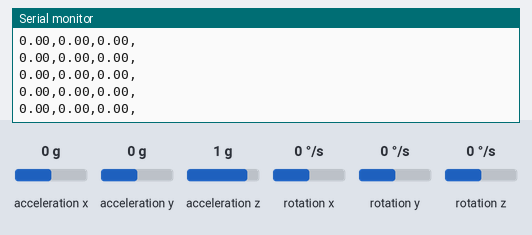
Bench run of a sketch on a simulated Teensy 4. Shown: the last lines printed to the serial monitor. Wiring (inferred from the names in the program): MPU-6050 motion sensor at I2C address 0x68. Inputs (shaded band) come from the test bench; at power-on: acceleration y 0 g, acceleration x 0 g, acceleration z 1 g, rotation x 0 °/s, rotation y 0 °/s, rotation z 0 °/s.

Above: at 1.4 s.
1.5 s: acceleration y set to -1.4 g
At 2.4 s:
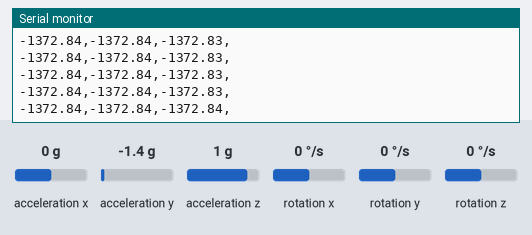
3.0 s: acceleration y set to -0.8 g
At 3.5 s:
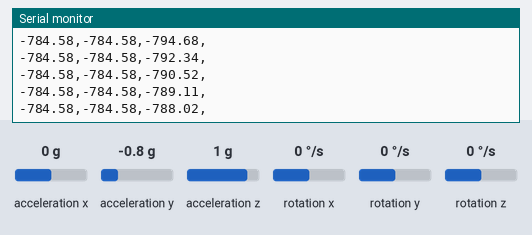
Timing chart, 0 to 6.0 s (numbered marks = the images above; inputs shaded):
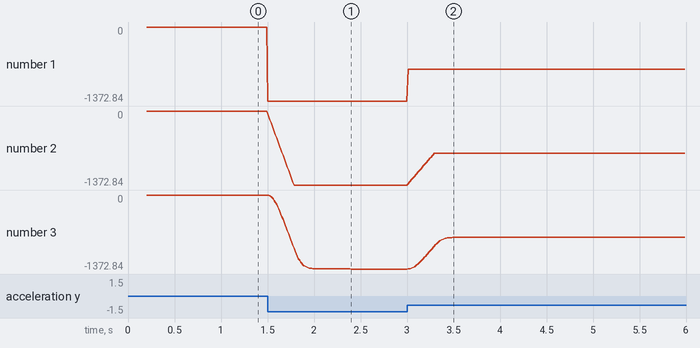

The sketch:

Test_Filtered_Mean.ino
```cpp
#include <Wire.h>
#include "GY521.h"

#define G_TO_CM2 980.665
#define NUM_READINGS 25
//#define G_TO_CM2 1
#define K 0.3
#define K2 K*K
#define K3 K2*K

GY521 sensor(0x68);

double accX, accY, accZ;

double F1X, F2X, F3X;
double F1Y, F2Y, F3Y;
double F1Z, F2Z, F3Z;
double old_F1X, old_F2X, old_F3X;
double old_F1Y, old_F2Y, old_F3Y;
double old_F1Z, old_F2Z, old_F3Z;

//Moyenne glissante accélération X
double readingsX[NUM_READINGS];
int readIndexX = 0;
double totalX = 0;

//Moyenne glissante accélération Y
double readingsY[NUM_READINGS];
int readIndexY = 0;
double totalY = 0;

//Moyenne glissante accélération Z
double readingsZ[NUM_READINGS];
int readIndexZ = 0;
double totalZ = 0;

double averageX, averageY, averageZ;

void setup_sensor() {
  delay(100);
  while (sensor.wakeup() == false)
  {
    Serial.print(millis());
    Serial.println("\tCould not connect to GY521");
    delay(1000);
  }
  sensor.setAccelSensitivity(2);  // 8g

  sensor.setThrottle();
  Serial.println("start...");

  // set calibration values from calibration sketch.
  sensor.axe = 0;
  sensor.aye = 0;
  sensor.aze = 0;
}

double smoothX() {
  double average;
  totalX = totalX - readingsX[readIndexX];
  readingsX[readIndexX] = accX * G_TO_CM2;
  totalX = totalX + readingsX[readIndexX];
  readIndexX = (readIndexX + 1) % NUM_READINGS;
  average = totalX / NUM_READINGS;
  return average;
}

double smoothY() {
  double average;
  totalY = totalY - readingsY[readIndexY];
  readingsY[readIndexY] = accY * G_TO_CM2;
  totalY = totalY + readingsY[readIndexY];
  readIndexY = (readIndexY + 1) % NUM_READINGS;
  average = totalY / NUM_READINGS;
  return average;
}

double smoothZ() {
  double average;
  totalZ = totalZ - readingsZ[readIndexZ];
  readingsZ[readIndexZ] = accZ * G_TO_CM2;
  totalZ = totalZ + readingsZ[readIndexZ];
  readIndexZ = (readIndexZ + 1) % NUM_READINGS;
  average = totalZ / NUM_READINGS;
  return average;
}

void setup() {
  Serial.begin(115200);
  Wire.begin();
  setup_sensor();
  delay(100); // Wait for sensor to stabilize

  sensor.read();
  accX = sensor.getAccelX();
  accY = sensor.getAccelY();
  accZ = sensor.getAccelZ();

  averageX = smoothX();
  averageY = smoothY();
  averageZ = smoothZ();

  F1X = K * averageX;
  F2X = (K - K2) * F1X + K2 * averageX;
  F3X = (K - K2) * F2X + (K2-K3) * F1X + K3 * averageX;

  F1Y = K * averageY;
  F2Y = (K - K2) * F1Y + K2 * averageY;
  F3Y = (K - K2) * F2Y + (K2-K3) * F1Y + K3 * averageY;

  F1Z = K * averageZ;
  F2Z = (K - K2) * F1Y + K2 * averageZ;
  F3Z = (K - K2) * F2Y + (K2-K3) * F1Z + K3 * averageZ;

  old_F1X = F1X;
  old_F2X = F2X;
  old_F3X = F3X;
  old_F1Y = F1Y;
  old_F2Y = F2Y;
  old_F3Y = F3Y;
  old_F1Z = F1Z;
  old_F2Z = F2Z;
  old_F3Z = F3Z;
}

void loop() {
  sensor.read();
  accX = sensor.getAccelX();
  accY = sensor.getAccelY();
  accZ = sensor.getAccelZ();

  averageX = smoothX();
  averageY = smoothY();
  averageZ = smoothZ();

  old_F1X = F1X;
  old_F2X = F2X;
  old_F3X = F3X;
  old_F1Y = F1Y;
  old_F2Y = F2Y;
  old_F3Y = F3Y;
  old_F1Z = F1Z;
  old_F2Z = F2Z;
  old_F3Z = F3Z;

  F1X = (1-K) * old_F1X + K * averageX;
  F2X = (1-K) * old_F2X + (K - K2) * old_F1X + K2 * averageX;
  F3X = (1-K) * old_F3X + (K - K2) * old_F2X + (K2-K3) * old_F1X + K3 * averageX;

  F1Y = (1-K) * old_F1Y + K * averageY;
  F2Y = (1-K) * old_F2Y + (K - K2) * old_F1Y + K2 * averageY;
  F3Y = (1-K) * old_F3Y + (K - K2) * old_F2Y + (K2-K3) * old_F1Y + K3 * averageY;

  F1Z = (1-K) * old_F1Z + K * averageZ;
  F2Z = (1-K) * old_F2Z + (K - K2) * old_F1Z + K2 * averageZ;
  F3Z = (1-K) * old_F3Z + (K - K2) * old_F2Z + (K2-K3) * old_F1Z + K3 * averageZ;

  /* Print Data */
  Serial.print(((accY))*G_TO_CM2);Serial.print(",");
  Serial.print(averageY);Serial.print(",");
  //Serial.print((F1Y));Serial.print(",");
  //Serial.print((F2Y));Serial.print(",");
  Serial.print((F3Y));Serial.print(",");
  Serial.print("\n");

  delay(10);
}
```

GY521.cpp
```cpp
// (licence header left out)
#include "GY521.h"

// keep register names in sync with BIG MPU6050 lib
#include "GY521_registers.h"

#define GY521_WAKEUP                 0x00

#define RAD2DEGREES                 (180.0 / PI)
#define RAW2DPS_FACTOR              (1.0 / 131.0)
#define RAW2G_FACTOR                (1.0 / 16384.0)


/////////////////////////////////////////////////////
//
// PUBLIC
//
GY521::GY521(uint8_t address, TwoWire *wire)
{
  _address = address;
  _wire    = wire;
  reset();
}


#if defined (ESP8266) || defined(ESP32)
bool GY521::begin(uint8_t sda, uint8_t scl)
{
  _wire->begin(sda, scl);
  if (isConnected())
  {
    return wakeup();
  }
  return false;
}
#endif


bool GY521::begin()
{
  _wire->begin();
  if (isConnected())
  {
    return wakeup();
  }
  return false;
}


bool GY521::isConnected()
{
  _wire->beginTransmission(_address);
  return (_wire->endTransmission() == 0);
}

void GY521::reset()
{
  setThrottleTime(GY521_THROTTLE_TIME);

  _ax  = _ay  = _az  = 0;
  _aax = _aay = _aaz = 0;
  _gx  = _gy  = _gz  = 0;
  _pitch = 0;
  _roll  = 0;
  _yaw   = 0;
}


bool GY521::wakeup()
{
  _wire->beginTransmission(_address);
  _wire->write(GY521_PWR_MGMT_1);
  _wire->write(GY521_WAKEUP);
  return (_wire->endTransmission() == 0);
}


int16_t GY521::read()
{
  uint32_t now = millis();
  if (_throttle)
  {
    if ((now - _lastTime) < _throttleTime)
    {
      // not an error.
      return GY521_THROTTLED;
    }
  }
  _lastTime = now;

  // Connected ?
  _wire->beginTransmission(_address);
  _wire->write(GY521_ACCEL_XOUT_H);
  if (_wire->endTransmission() != 0)
  {
    _error = GY521_ERROR_WRITE;
    return _error;
  }

  // Get the data
  int8_t n = _wire->requestFrom(_address, (uint8_t)14);
  if (n != 14)
  {
    _error = GY521_ERROR_READ;
    return _error;
  }
  // ACCELEROMETER
  _ax = _WireRead2();  // ACCEL_XOUT_H  ACCEL_XOUT_L
  _ay = _WireRead2();  // ACCEL_YOUT_H  ACCEL_YOUT_L
  _az = _WireRead2();  // ACCEL_ZOUT_H  ACCEL_ZOUT_L
  // TEMPERATURE
  _temperature = _WireRead2(); // TEMP_OUT_H    TEMP_OUT_L
  // GYROSCOPE
  _gx = _WireRead2();  // GYRO_XOUT_H   GYRO_XOUT_L
  _gy = _WireRead2();  // GYRO_YOUT_H   GYRO_YOUT_L
  _gz = _WireRead2();  // GYRO_ZOUT_H   GYRO_ZOUT_L

  // duration interval
  now = micros();
  float duration = (now - _lastMicros) * 1e-6;  // duration in seconds.
  _lastMicros = now;


  // next lines might be merged per axis.

  // Convert raw acceleration to g's
  _ax *= _raw2g;
  _ay *= _raw2g;
  _az *= _raw2g;

  // Error correct raw acceleration (in g) measurements  // #18 kudos to Merkxic
  _ax += axe;
  _ay += aye;
  _az += aze;

  // prepare for Pitch Roll Yaw
  float _ax2 = _ax * _ax;
  float _ay2 = _ay * _ay;
  float _az2 = _az * _az;

  _aax = atan(       _ay / sqrt(_ax2 + _az2)) * RAD2DEGREES;
  _aay = atan(-1.0 * _ax / sqrt(_ay2 + _az2)) * RAD2DEGREES;
  _aaz = atan(       _az / sqrt(_ax2 + _ay2)) * RAD2DEGREES;
  // optimize #22
  // _aax = atan(_ay / hypot(_ax, _az)) * RAD2DEGREES;
  // _aay = atan(-1.0 * _ax / hypot(_ay, _az)) * RAD2DEGREES;
  // _aaz = atan(_az / hypot(_ax, _ay)) * RAD2DEGREES;

  // Convert to Celsius
  _temperature = _temperature * 0.00294117647 + 36.53;  //  == /340.0  + 36.53;

  // Convert raw Gyro to degrees/seconds
  _gx *= _raw2dps;
  _gy *= _raw2dps;
  _gz *= _raw2dps;

  // Error correct raw gyro measurements.
  _gx += gxe;
  _gy += gye;
  _gz += gze;

  _gax += _gx * duration;
  _gay += _gy * duration;
  _gaz += _gz * duration;

  _yaw   = _gaz;
  _pitch = 0.96 * _gay + 0.04 * _aay;
  _roll  = 0.96 * _gax + 0.04 * _aax;

  return GY521_OK;
}


bool GY521::setAccelSensitivity(uint8_t as)
{
  _afs = as;
  if (_afs > 3) _afs = 3;
  uint8_t val = getRegister(GY521_ACCEL_CONFIG);
  if (_error != 0)
  {
    return false;
  }
  // no need to write same value
  if (((val >> 3) & 3) != _afs)
  {
    val &= 0xE7;
    val |= (_afs << 3);
    if (setRegister(GY521_ACCEL_CONFIG, val) != GY521_OK)
    {
      return false;
    }
  }
  // calculate conversion factor.  // 4 possible values => lookup table?
  _raw2g = (1 << _afs) * RAW2G_FACTOR;
  return true;
}


uint8_t GY521::getAccelSensitivity()
{
  uint8_t val = getRegister(GY521_ACCEL_CONFIG);
  if (_error != GY521_OK)
  {
    return _error; // return and propagate error (best thing to do)
  }
  _afs = (val >> 3) & 3;
  return _afs;
}


bool GY521::setGyroSensitivity(uint8_t gs)
{
  _gfs = gs;
  if (_gfs > 3) _gfs = 3;
  uint8_t val = getRegister(GY521_GYRO_CONFIG);
  if (_error != 0)
  {
    return false;
  }
  // no need to write same value
  if (((val >> 3) & 3) != _gfs)
  {
    val &= 0xE7;
    val |= (_gfs << 3);
    if (setRegister(GY521_GYRO_CONFIG, val) != GY521_OK)
    {
      return false;
    }
  }
  // calculate conversion factor..  // 4 possible values => lookup table?
  _raw2dps = (1 << _gfs) * RAW2DPS_FACTOR;
  return true;
}


uint8_t GY521::getGyroSensitivity()
{
  uint8_t val = getRegister(GY521_GYRO_CONFIG);
  if (_error != GY521_OK)
  {
    return _error; // return and propagate error (best thing to do)
  }
  _gfs = (val >> 3) & 3;
  return _gfs;
}


uint8_t GY521::setRegister(uint8_t reg, uint8_t value)
{
  _wire->beginTransmission(_address);
  _wire->write(reg);
  _wire->write(value);
  // no need to do anything if not connected.
  if (_wire->endTransmission() != 0)
  {
    _error = GY521_ERROR_WRITE;
    return _error;
  }
  return GY521_OK;
}


uint8_t GY521::getRegister(uint8_t reg)
{
  _wire->beginTransmission(_address);
  _wire->write(reg);
  if (_wire->endTransmission() != 0)
  {
    _error = GY521_ERROR_WRITE;
    return _error;
  }
  uint8_t n = _wire->requestFrom(_address, (uint8_t) 1);
  if (n != 1)
  {
    _error = GY521_ERROR_READ;
    return _error;
  }
  uint8_t val = _wire->read();
  return val;
}


// to read register of 2 bytes.
int16_t GY521::_WireRead2()
{
  int16_t tmp = _wire->read();
  tmp <<= 8;
  tmp |= _wire->read();
  return tmp;
}


// -- END OF FILE --
```

GY521.h
```cpp
#pragma once
//
//    FILE: GY521.h
//  AUTHOR: Rob Tillaart
// VERSION: 0.3.6
// PURPOSE: Arduino library for I2C GY521 accelerometer-gyroscope sensor
//     URL: https://github.com/RobTillaart/GY521
//
// HISTORY:
// see GY521.cpp file
//


#include "Arduino.h"
#include "Wire.h"


#define GY521_LIB_VERSION           (F("0.3.6"))


#ifndef GY521_THROTTLE_TIME
#define GY521_THROTTLE_TIME         10   // milliseconds
#endif


// ERROR CODES
#define GY521_OK                     0
#define GY521_THROTTLED              1
#define GY521_ERROR_READ            -1
#define GY521_ERROR_WRITE           -2
#define GY521_ERROR_NOT_CONNECTED   -3


class GY521
{
public:
  GY521(uint8_t address = 0x69, TwoWire *wire = &Wire); // 0x68 or 0x69


#if defined (ESP8266) || defined(ESP32)
  bool     begin(uint8_t sda, uint8_t scl);
#endif
  bool     begin();
  bool     isConnected();
  void     reset();


  bool     wakeup();
  // throttle to force delay between reads.
  void     setThrottle(bool throttle = true) { _throttle = throttle; };
  bool     getThrottle()                     { return _throttle; };
  // 0..65535 (max milliseconds == roughly 1 minute.
  void     setThrottleTime(uint16_t ti )     { _throttleTime = ti; };
  uint16_t getThrottleTime()                 { return _throttleTime; };


  // returns GY521_OK or one of the error codes above.
  int16_t  read();

  // SET BEFORE READ
  // as = 0,1,2,3 ==> 2g 4g 8g 16g
  bool     setAccelSensitivity(uint8_t as);
  uint8_t  getAccelSensitivity();          // returns 0,1,2,3
  // gs = 0,1,2,3  ==>  250, 500, 1000, 2000 degrees/second
  bool     setGyroSensitivity(uint8_t gs);
  uint8_t  getGyroSensitivity();           // returns 0,1,2,3

  // CALL AFTER READ
  float    getAccelX()   { return _ax; };
  float    getAccelY()   { return _ay; };
  float    getAccelZ()   { return _az; };
  float    getAngleX()   { return _aax; };
  float    getAngleY()   { return _aay; };
  float    getAngleZ()   { return _aaz; };
  float    getTemperature() { return _temperature; };
  float    getGyroX()    { return _gx; };
  float    getGyroY()    { return _gy; };
  float    getGyroZ()    { return _gz; };
  float    getPitch()    { return _pitch; };
  float    getRoll()     { return _roll; };
  float    getYaw()      { return _yaw; };


  // last time sensor is actually read.
  uint32_t lastTime()    { return _lastTime; };


  // generic worker to get access to all functionality
  uint8_t  setRegister(uint8_t reg, uint8_t value);
  uint8_t  getRegister(uint8_t reg);


  // get last error and reset error to OK.
  int16_t  getError()    { return _error; _error = GY521_OK; };


  // calibration errors
  float    axe = 0, aye = 0, aze = 0;  // accelerometer errors
  float    gxe = 0, gye = 0, gze = 0;  // gyro errors


private:
  uint8_t  _address;                // I2C address
  bool     _throttle = true;        // to prevent reading too fast
  uint16_t _throttleTime = GY521_THROTTLE_TIME;
  uint32_t _lastTime = 0;           // to measure duration for math & throttle
  uint32_t _lastMicros = 0;         // to measure duration for math & throttle
  int16_t  _error = GY521_OK;       // initially everything is OK

  uint8_t  _afs = 0;                // sensitivity factor
  float    _raw2g = 1.0/16384.0;    // raw data to gravity g's
  float    _ax, _ay, _az;           // accelerometer raw
  float    _aax, _aay, _aaz;        // accelerometer processed

  uint8_t  _gfs = 0;
  float    _raw2dps = 1.0/131.0;
  float    _gx, _gy, _gz;           // gyro raw
  float    _gax, _gay, _gaz;        // gyro processed.
  float    _pitch, _roll, _yaw;     // used by user

  float    _temperature = 0;

  // to read register of 2 bytes.
  int16_t  _WireRead2();

  TwoWire*  _wire;
};


// -- END OF FILE --
```

Source omitted: GY521_registers.h (5083 bytes)

Measured:
- after the input at 1.5 s, the serial monitor: prints a new line at once (image 1)
- after the input at 3.0 s, the serial monitor: prints a new line at once (image 2)
- plotted number 1: 0 → -1372.84 after the input at 1.5 s, -1372.84 → -784.58 after the input at 3.0 s
- plotted number 2: 0 → -1372.84 after the input at 1.5 s, -1372.84 → -784.58 after the input at 3.0 s
- plotted number 3: 0 → -1372.84 after the input at 1.5 s, -1372.84 → -784.58 after the input at 3.0 s
